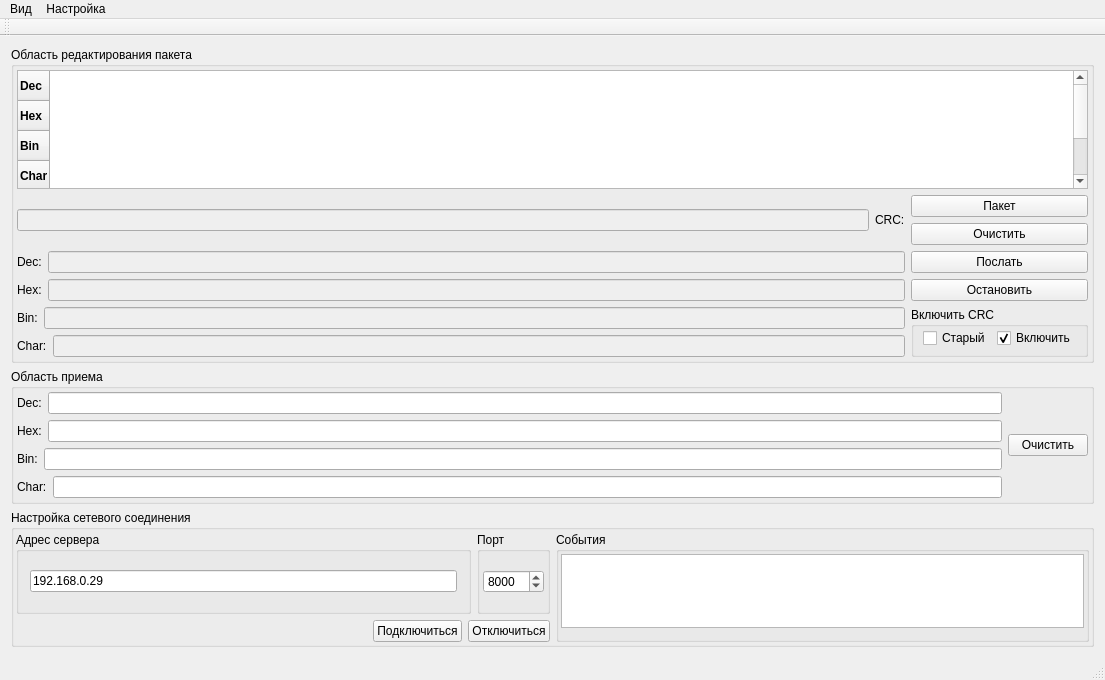
<?xml version="1.0" encoding="UTF-8"?>
<ui version="4.0">
 <class>MainWindow</class>
 <widget class="QMainWindow" name="MainWindow">
  <property name="geometry">
   <rect>
    <x>0</x>
    <y>0</y>
    <width>1105</width>
    <height>680</height>
   </rect>
  </property>
  <property name="windowTitle">
   <string/>
  </property>
  <widget class="QWidget" name="centralWidget">
   <layout class="QVBoxLayout" name="verticalLayout_11">
    <item>
     <widget class="QGroupBox" name="groupBox">
      <property name="title">
       <string>Область редактирования пакета</string>
      </property>
      <layout class="QVBoxLayout" name="verticalLayout_2">
       <property name="margin">
        <number>3</number>
       </property>
       <item>
        <widget class="QTableWidget" name="tableWidget">
         <property name="font">
          <font>
           <pointsize>9</pointsize>
           <weight>75</weight>
           <bold>true</bold>
          </font>
         </property>
         <attribute name="horizontalHeaderVisible">
          <bool>false</bool>
         </attribute>
         <row>
          <property name="text">
           <string>Dec</string>
          </property>
         </row>
         <row>
          <property name="text">
           <string>Hex</string>
          </property>
         </row>
         <row>
          <property name="text">
           <string>Bin</string>
          </property>
         </row>
         <row>
          <property name="text">
           <string>Char</string>
          </property>
         </row>
         <row>
          <property name="text">
           <string>К</string>
          </property>
         </row>
        </widget>
       </item>
       <item>
        <layout class="QHBoxLayout" name="horizontalLayout">
         <item>
          <layout class="QVBoxLayout" name="verticalLayout_3">
           <item>
            <layout class="QHBoxLayout" name="horizontalLayout_8">
             <item>
              <widget class="QLineEdit" name="lineEditSendCRC">
               <property name="enabled">
                <bool>false</bool>
               </property>
               <property name="readOnly">
                <bool>true</bool>
               </property>
              </widget>
             </item>
             <item>
              <widget class="QLabel" name="label_5">
               <property name="text">
                <string>CRC:</string>
               </property>
              </widget>
             </item>
            </layout>
           </item>
           <item>
            <layout class="QHBoxLayout" name="horizontalLayout_7">
             <item>
              <widget class="QLabel" name="label_4">
               <property name="text">
                <string>Dec:</string>
               </property>
              </widget>
             </item>
             <item>
              <widget class="QLineEdit" name="lineEditSendDec">
               <property name="enabled">
                <bool>false</bool>
               </property>
               <property name="readOnly">
                <bool>true</bool>
               </property>
              </widget>
             </item>
            </layout>
           </item>
           <item>
            <layout class="QHBoxLayout" name="horizontalLayout_6">
             <item>
              <widget class="QLabel" name="label_3">
               <property name="text">
                <string>Hex:</string>
               </property>
              </widget>
             </item>
             <item>
              <widget class="QLineEdit" name="lineEditSendHex">
               <property name="enabled">
                <bool>false</bool>
               </property>
               <property name="readOnly">
                <bool>true</bool>
               </property>
              </widget>
             </item>
            </layout>
           </item>
           <item>
            <layout class="QHBoxLayout" name="horizontalLayout_2">
             <item>
              <widget class="QLabel" name="label">
               <property name="text">
                <string>Bin:</string>
               </property>
              </widget>
             </item>
             <item>
              <widget class="QLineEdit" name="lineEditSendBin">
               <property name="enabled">
                <bool>false</bool>
               </property>
               <property name="readOnly">
                <bool>true</bool>
               </property>
              </widget>
             </item>
            </layout>
           </item>
           <item>
            <layout class="QHBoxLayout" name="horizontalLayout_3">
             <item>
              <widget class="QLabel" name="label_2">
               <property name="text">
                <string>Char:</string>
               </property>
              </widget>
             </item>
             <item>
              <widget class="QLineEdit" name="lineEditSendChar">
               <property name="enabled">
                <bool>false</bool>
               </property>
               <property name="readOnly">
                <bool>true</bool>
               </property>
              </widget>
             </item>
            </layout>
           </item>
          </layout>
         </item>
         <item>
          <layout class="QVBoxLayout" name="verticalLayout_4">
           <item>
            <widget class="QPushButton" name="pushButtonPacket">
             <property name="text">
              <string>Пакет</string>
             </property>
            </widget>
           </item>
           <item>
            <widget class="QPushButton" name="pushButtonClearEditRegion">
             <property name="text">
              <string>Очистить</string>
             </property>
            </widget>
           </item>
           <item>
            <widget class="QPushButton" name="pushButtonSendPacket">
             <property name="text">
              <string>Послать</string>
             </property>
            </widget>
           </item>
           <item>
            <widget class="QPushButton" name="pushButtonCancelSendPacket">
             <property name="text">
              <string>Остановить</string>
             </property>
            </widget>
           </item>
           <item>
            <widget class="QGroupBox" name="groupBox_12">
             <property name="title">
              <string>Включить CRC</string>
             </property>
             <layout class="QHBoxLayout" name="horizontalLayout_4">
              <property name="leftMargin">
               <number>9</number>
              </property>
              <property name="topMargin">
               <number>1</number>
              </property>
              <property name="rightMargin">
               <number>9</number>
              </property>
              <property name="bottomMargin">
               <number>6</number>
              </property>
              <item>
               <widget class="QCheckBox" name="checkBoxCRCMethod">
                <property name="text">
                 <string>Старый</string>
                </property>
               </widget>
              </item>
              <item>
               <widget class="QCheckBox" name="checkBoxCRC">
                <property name="text">
                 <string>Включить</string>
                </property>
                <property name="checked">
                 <bool>true</bool>
                </property>
                <property name="tristate">
                 <bool>false</bool>
                </property>
               </widget>
              </item>
             </layout>
            </widget>
           </item>
           <item>
            <spacer name="verticalSpacer_2">
             <property name="orientation">
              <enum>Qt::Vertical</enum>
             </property>
             <property name="sizeHint" stdset="0">
              <size>
               <width>20</width>
               <height>0</height>
              </size>
             </property>
            </spacer>
           </item>
          </layout>
         </item>
        </layout>
       </item>
      </layout>
     </widget>
    </item>
    <item>
     <spacer name="verticalSpacer">
      <property name="orientation">
       <enum>Qt::Vertical</enum>
      </property>
      <property name="sizeHint" stdset="0">
       <size>
        <width>20</width>
        <height>1</height>
       </size>
      </property>
     </spacer>
    </item>
    <item>
     <widget class="QGroupBox" name="groupBox_2">
      <property name="title">
       <string>Область приема</string>
      </property>
      <layout class="QHBoxLayout" name="horizontalLayout_9">
       <property name="margin">
        <number>3</number>
       </property>
       <item>
        <layout class="QVBoxLayout" name="verticalLayout_5">
         <item>
          <layout class="QHBoxLayout" name="horizontalLayout_14">
           <item>
            <widget class="QLabel" name="label_9">
             <property name="text">
              <string>Dec:</string>
             </property>
            </widget>
           </item>
           <item>
            <widget class="QLineEdit" name="lineEditResDec">
             <property name="enabled">
              <bool>true</bool>
             </property>
             <property name="readOnly">
              <bool>true</bool>
             </property>
            </widget>
           </item>
          </layout>
         </item>
         <item>
          <layout class="QHBoxLayout" name="horizontalLayout_13">
           <item>
            <widget class="QLabel" name="label_8">
             <property name="text">
              <string>Hex:</string>
             </property>
            </widget>
           </item>
           <item>
            <widget class="QLineEdit" name="lineEditResHex">
             <property name="enabled">
              <bool>true</bool>
             </property>
             <property name="readOnly">
              <bool>true</bool>
             </property>
            </widget>
           </item>
          </layout>
         </item>
         <item>
          <layout class="QHBoxLayout" name="horizontalLayout_10">
           <item>
            <widget class="QLabel" name="label_6">
             <property name="text">
              <string>Bin:</string>
             </property>
            </widget>
           </item>
           <item>
            <widget class="QLineEdit" name="lineEditResBin">
             <property name="enabled">
              <bool>true</bool>
             </property>
             <property name="readOnly">
              <bool>true</bool>
             </property>
            </widget>
           </item>
          </layout>
         </item>
         <item>
          <layout class="QHBoxLayout" name="horizontalLayout_12">
           <item>
            <widget class="QLabel" name="label_7">
             <property name="text">
              <string>Char:</string>
             </property>
            </widget>
           </item>
           <item>
            <widget class="QLineEdit" name="lineEditResChar">
             <property name="enabled">
              <bool>true</bool>
             </property>
             <property name="readOnly">
              <bool>true</bool>
             </property>
            </widget>
           </item>
          </layout>
         </item>
        </layout>
       </item>
       <item>
        <widget class="QPushButton" name="pushButtonClearReceiveRegion">
         <property name="text">
          <string>Очистить</string>
         </property>
        </widget>
       </item>
      </layout>
     </widget>
    </item>
    <item>
     <spacer name="verticalSpacer_4">
      <property name="orientation">
       <enum>Qt::Vertical</enum>
      </property>
      <property name="sizeHint" stdset="0">
       <size>
        <width>20</width>
        <height>1</height>
       </size>
      </property>
     </spacer>
    </item>
    <item>
     <widget class="QStackedWidget" name="stackedWidget">
      <property name="currentIndex">
       <number>1</number>
      </property>
      <widget class="QWidget" name="page">
       <layout class="QVBoxLayout" name="verticalLayout">
        <property name="spacing">
         <number>0</number>
        </property>
        <property name="margin">
         <number>0</number>
        </property>
        <item>
         <widget class="QGroupBox" name="groupBox_3">
          <property name="title">
           <string>Настройка порта</string>
          </property>
          <layout class="QHBoxLayout" name="horizontalLayout_15">
           <property name="margin">
            <number>3</number>
           </property>
           <item>
            <layout class="QVBoxLayout" name="verticalLayout_6">
             <item>
              <widget class="QGroupBox" name="groupBox_4">
               <property name="title">
                <string>Port</string>
               </property>
               <layout class="QHBoxLayout" name="horizontalLayout_16">
                <property name="margin">
                 <number>3</number>
                </property>
                <item>
                 <widget class="QComboBox" name="SerialPortComboBox">
                  <property name="editable">
                   <bool>true</bool>
                  </property>
                 </widget>
                </item>
               </layout>
              </widget>
             </item>
             <item>
              <widget class="QGroupBox" name="groupBox_5">
               <property name="title">
                <string>Baud Rate</string>
               </property>
               <layout class="QVBoxLayout" name="verticalLayout_7">
                <property name="margin">
                 <number>3</number>
                </property>
                <item>
                 <widget class="QComboBox" name="baudRateComboBox"/>
                </item>
               </layout>
              </widget>
             </item>
            </layout>
           </item>
           <item>
            <layout class="QVBoxLayout" name="verticalLayout_8">
             <item>
              <widget class="QGroupBox" name="groupBox_6">
               <property name="title">
                <string>Flow Contorl</string>
               </property>
               <layout class="QHBoxLayout" name="horizontalLayout_18">
                <property name="margin">
                 <number>3</number>
                </property>
                <item>
                 <widget class="QComboBox" name="flowContorlComboBox"/>
                </item>
               </layout>
              </widget>
             </item>
             <item>
              <widget class="QGroupBox" name="groupBox_7">
               <property name="title">
                <string>Data Bits</string>
               </property>
               <layout class="QHBoxLayout" name="horizontalLayout_17">
                <property name="margin">
                 <number>3</number>
                </property>
                <item>
                 <widget class="QComboBox" name="dataBitsComboBox"/>
                </item>
               </layout>
              </widget>
             </item>
            </layout>
           </item>
           <item>
            <layout class="QVBoxLayout" name="verticalLayout_9">
             <item>
              <widget class="QGroupBox" name="groupBox_8">
               <property name="title">
                <string>Stop Bits</string>
               </property>
               <layout class="QHBoxLayout" name="horizontalLayout_19">
                <property name="margin">
                 <number>3</number>
                </property>
                <item>
                 <widget class="QComboBox" name="stopBitsComboBox"/>
                </item>
               </layout>
              </widget>
             </item>
             <item>
              <widget class="QGroupBox" name="groupBox_9">
               <property name="title">
                <string>Parity</string>
               </property>
               <layout class="QHBoxLayout" name="horizontalLayout_20">
                <property name="margin">
                 <number>3</number>
                </property>
                <item>
                 <widget class="QComboBox" name="parityComboBox"/>
                </item>
               </layout>
              </widget>
             </item>
            </layout>
           </item>
           <item>
            <layout class="QVBoxLayout" name="verticalLayout_19">
             <item>
              <widget class="QGroupBox" name="groupBoxTerminalMode">
               <property name="title">
                <string>Режим</string>
               </property>
               <layout class="QVBoxLayout" name="verticalLayout_20">
                <item>
                 <widget class="QRadioButton" name="radioButtonTerminalMode">
                  <property name="text">
                   <string>Терминал</string>
                  </property>
                  <property name="checked">
                   <bool>true</bool>
                  </property>
                 </widget>
                </item>
                <item>
                 <widget class="QRadioButton" name="radioButtonParserPacketMode">
                  <property name="text">
                   <string>Парсер пакетов</string>
                  </property>
                 </widget>
                </item>
               </layout>
              </widget>
             </item>
            </layout>
           </item>
           <item>
            <layout class="QVBoxLayout" name="verticalLayout_17">
             <item>
              <widget class="QGroupBox" name="groupBoxRepeatPacket">
               <property name="title">
                <string>Повтор посылки</string>
               </property>
               <layout class="QVBoxLayout" name="verticalLayout_18">
                <item>
                 <widget class="QPushButton" name="pushButtonEnableRepeatPacket">
                  <property name="text">
                   <string>Выкл.</string>
                  </property>
                  <property name="checkable">
                   <bool>true</bool>
                  </property>
                 </widget>
                </item>
                <item>
                 <widget class="QSpinBox" name="spinBoxRepeatPacketDelay">
                  <property name="suffix">
                   <string> сек.</string>
                  </property>
                  <property name="prefix">
                   <string>через </string>
                  </property>
                  <property name="minimum">
                   <number>1</number>
                  </property>
                  <property name="maximum">
                   <number>10000</number>
                  </property>
                 </widget>
                </item>
               </layout>
              </widget>
             </item>
            </layout>
           </item>
           <item>
            <layout class="QVBoxLayout" name="verticalLayout_12">
             <item>
              <widget class="QGroupBox" name="groupBox_13">
               <property name="title">
                <string>Сигналы</string>
               </property>
               <layout class="QVBoxLayout" name="verticalLayout_13">
                <item>
                 <widget class="QLabel" name="labelRTS">
                  <property name="enabled">
                   <bool>true</bool>
                  </property>
                  <property name="text">
                   <string>RTS</string>
                  </property>
                 </widget>
                </item>
                <item>
                 <widget class="QLabel" name="labelCTS">
                  <property name="text">
                   <string>CTS</string>
                  </property>
                 </widget>
                </item>
                <item>
                 <widget class="QLabel" name="labelStatus">
                  <property name="text">
                   <string/>
                  </property>
                 </widget>
                </item>
               </layout>
              </widget>
             </item>
            </layout>
           </item>
           <item>
            <widget class="QGroupBox" name="groupBox_14">
             <property name="title">
              <string>События</string>
             </property>
             <layout class="QVBoxLayout" name="verticalLayout_14">
              <item>
               <widget class="QTextEdit" name="textEditLogEvents">
                <property name="sizePolicy">
                 <sizepolicy hsizetype="Expanding" vsizetype="Ignored">
                  <horstretch>0</horstretch>
                  <verstretch>0</verstretch>
                 </sizepolicy>
                </property>
                <property name="readOnly">
                 <bool>true</bool>
                </property>
               </widget>
              </item>
             </layout>
            </widget>
           </item>
           <item>
            <layout class="QVBoxLayout" name="verticalLayout_10">
             <item>
              <widget class="QPushButton" name="pushButtonOpenPort">
               <property name="text">
                <string>Открыть порт</string>
               </property>
              </widget>
             </item>
             <item>
              <widget class="QPushButton" name="pushButtonClosePort">
               <property name="text">
                <string>Закрыть порт</string>
               </property>
              </widget>
             </item>
             <item>
              <spacer name="verticalSpacer_3">
               <property name="orientation">
                <enum>Qt::Vertical</enum>
               </property>
               <property name="sizeHint" stdset="0">
                <size>
                 <width>20</width>
                 <height>40</height>
                </size>
               </property>
              </spacer>
             </item>
            </layout>
           </item>
          </layout>
         </widget>
        </item>
       </layout>
      </widget>
      <widget class="QWidget" name="page_2">
       <layout class="QVBoxLayout" name="verticalLayout_15">
        <property name="margin">
         <number>0</number>
        </property>
        <item>
         <widget class="QGroupBox" name="groupBoxNetwork">
          <property name="title">
           <string>Настройка сетевого соединения</string>
          </property>
          <layout class="QHBoxLayout" name="horizontalLayout_21">
           <property name="margin">
            <number>2</number>
           </property>
           <item>
            <layout class="QVBoxLayout" name="verticalLayout_16">
             <item>
              <layout class="QHBoxLayout" name="horizontalLayout_5">
               <item>
                <widget class="QGroupBox" name="groupBox_11">
                 <property name="title">
                  <string>Адрес сервера</string>
                 </property>
                 <layout class="QVBoxLayout" name="verticalLayout_24">
                  <item>
                   <widget class="QLineEdit" name="lineEditServerAddress">
                    <property name="text">
                     <string>192.168.0.29</string>
                    </property>
                   </widget>
                  </item>
                 </layout>
                </widget>
               </item>
               <item>
                <widget class="QGroupBox" name="groupBox_15">
                 <property name="title">
                  <string>Порт</string>
                 </property>
                 <layout class="QVBoxLayout" name="verticalLayout_21">
                  <property name="margin">
                   <number>3</number>
                  </property>
                  <item>
                   <widget class="QSpinBox" name="spinBoxPortNumber">
                    <property name="maximum">
                     <number>65535</number>
                    </property>
                    <property name="value">
                     <number>8000</number>
                    </property>
                   </widget>
                  </item>
                 </layout>
                </widget>
               </item>
              </layout>
             </item>
             <item>
              <layout class="QHBoxLayout" name="horizontalLayout_11">
               <item>
                <spacer name="horizontalSpacer">
                 <property name="orientation">
                  <enum>Qt::Horizontal</enum>
                 </property>
                 <property name="sizeHint" stdset="0">
                  <size>
                   <width>40</width>
                   <height>20</height>
                  </size>
                 </property>
                </spacer>
               </item>
               <item>
                <widget class="QPushButton" name="pushButtonConnectToHost">
                 <property name="text">
                  <string>Подключиться</string>
                 </property>
                </widget>
               </item>
               <item>
                <widget class="QPushButton" name="pushButtonDisconnectFromHost">
                 <property name="text">
                  <string>Отключиться</string>
                 </property>
                </widget>
               </item>
              </layout>
             </item>
            </layout>
           </item>
           <item>
            <widget class="QGroupBox" name="groupBox_10">
             <property name="title">
              <string>События</string>
             </property>
             <layout class="QVBoxLayout" name="verticalLayout_22">
              <property name="leftMargin">
               <number>2</number>
              </property>
              <property name="topMargin">
               <number>2</number>
              </property>
              <property name="rightMargin">
               <number>2</number>
              </property>
              <item>
               <widget class="QPlainTextEdit" name="plainTextEditNetworkEvents">
                <property name="sizePolicy">
                 <sizepolicy hsizetype="Expanding" vsizetype="Ignored">
                  <horstretch>0</horstretch>
                  <verstretch>0</verstretch>
                 </sizepolicy>
                </property>
                <property name="readOnly">
                 <bool>true</bool>
                </property>
               </widget>
              </item>
             </layout>
            </widget>
           </item>
          </layout>
         </widget>
        </item>
       </layout>
      </widget>
     </widget>
    </item>
   </layout>
  </widget>
  <widget class="QMenuBar" name="menuBar">
   <property name="geometry">
    <rect>
     <x>0</x>
     <y>0</y>
     <width>1105</width>
     <height>21</height>
    </rect>
   </property>
   <widget class="QMenu" name="menuView">
    <property name="title">
     <string>Вид</string>
    </property>
    <addaction name="actionShowParserWindows"/>
   </widget>
   <widget class="QMenu" name="menu">
    <property name="title">
     <string>Настройка</string>
    </property>
    <addaction name="actionSerialPort"/>
    <addaction name="actionNetwork"/>
   </widget>
   <addaction name="menuView"/>
   <addaction name="menu"/>
  </widget>
  <widget class="QToolBar" name="mainToolBar">
   <attribute name="toolBarArea">
    <enum>TopToolBarArea</enum>
   </attribute>
   <attribute name="toolBarBreak">
    <bool>false</bool>
   </attribute>
  </widget>
  <widget class="QStatusBar" name="statusBar"/>
  <action name="actionShowParserWindows">
   <property name="checkable">
    <bool>true</bool>
   </property>
   <property name="checked">
    <bool>false</bool>
   </property>
   <property name="text">
    <string>Разбор пакетов</string>
   </property>
  </action>
  <action name="actionSerialPort">
   <property name="checkable">
    <bool>true</bool>
   </property>
   <property name="checked">
    <bool>true</bool>
   </property>
   <property name="text">
    <string>Использовать последовательный порт</string>
   </property>
  </action>
  <action name="actionNetwork">
   <property name="checkable">
    <bool>true</bool>
   </property>
   <property name="checked">
    <bool>false</bool>
   </property>
   <property name="text">
    <string>Использовать сетевое соединение</string>
   </property>
  </action>
 </widget>
 <layoutdefault spacing="6" margin="11"/>
 <tabstops>
  <tabstop>lineEditSendChar</tabstop>
  <tabstop>lineEditResHex</tabstop>
  <tabstop>lineEditResDec</tabstop>
  <tabstop>lineEditResBin</tabstop>
  <tabstop>pushButtonClearReceiveRegion</tabstop>
  <tabstop>pushButtonSendPacket</tabstop>
  <tabstop>pushButtonClearEditRegion</tabstop>
  <tabstop>tableWidget</tabstop>
  <tabstop>lineEditSendDec</tabstop>
  <tabstop>lineEditSendHex</tabstop>
  <tabstop>lineEditSendBin</tabstop>
 </tabstops>
 <resources/>
 <connections/>
</ui>
